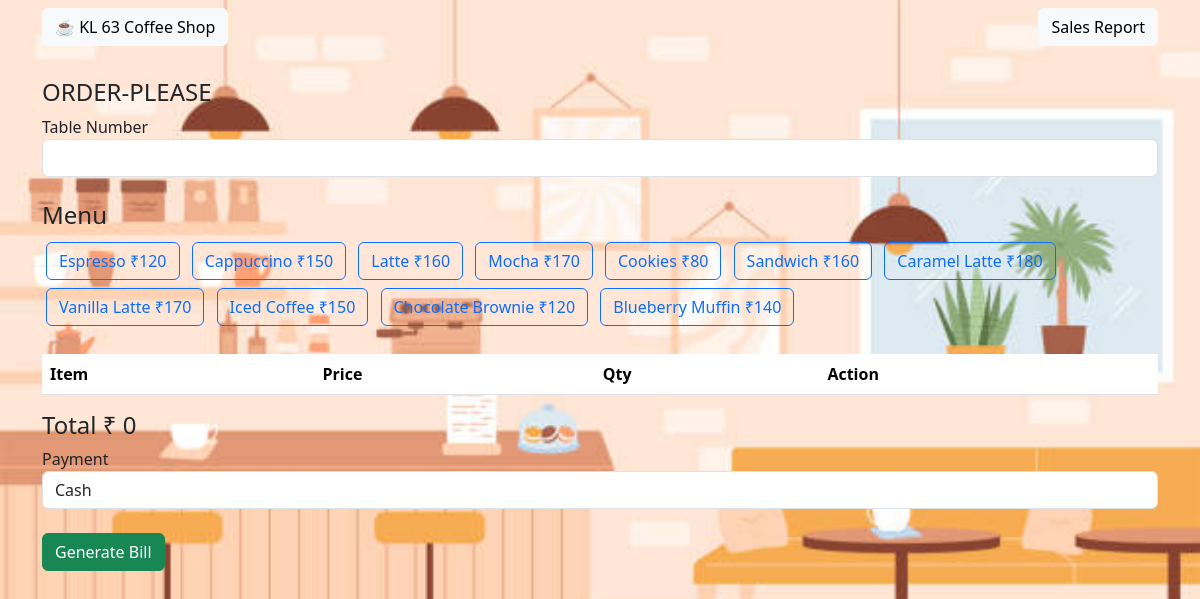
The page / on the database its author committed.
### pos/models.py (models this page shows, shortened)
class Product(models.Model):
    name = models.CharField(max_length=100)
    price = models.IntegerField()
    stock = models.IntegerField()

### pos/views.py (the view, shortened to what this page needs)
# urls.py: path('',include('pos.urls')),
def pos(request):
    products = Product.objects.all()
    return render(request,"pos.html",{"products":products})

### pos/templates/pos.html (shortened to what this page needs)
{% extends 'base.html' %}
{% block content %}
<h4>ORDER-PLEASE</h4>
<form method="POST">
<label>Table Number</label>
<input type="number" name="table" class="form-control">
<br>
<h4>Menu</h4>
{% for product in products %}
<button type="button" class="btn btn-outline-primary m-1"
onclick="addItem('{{product.name}}', {{product.price}}, {{product.id}})">
{{product.name}} ₹{{product.price}}
</button>
{% endfor %}
<br><br>
<table class="table" id="cart">
<tr>
<th>Item</th>
<th>Price</th>
<th>Qty</th>
<th>Action</th>
</tr>
</table>
<h4>Total ₹ <span id="total">0</span></h4>
<label>Payment</label>
<select name="payment" class="form-control">
<option>Cash</option>
</select>
<br>
<button type="submit" class="btn btn-success">
Generate Bill
</button>
</form>
{% endblock %}

### pos/templates/base.html (shortened to what this page needs)
{% load static %}
<!DOCTYPE html>
<html>
<head>
<link href="https://cdn.jsdelivr.net/npm/bootstrap@5.3.2/dist/css/bootstrap.min.css" rel="stylesheet">
</head>
<body>
<nav class="navbar navbar-dark bg-yellow">
<div class="container">
<a class="btn btn-light" href="/">☕ KL 63 Coffee Shop</a>
<a class="btn btn-light" href="/report/">Sales Report</a>
</div>
</nav>
<div class="container mt-4">
{% block content %}
{% endblock %}
</div>
</body>
</html>

### rows shown on the page
Product: name "Espresso", price "120"
Product: name "Cappuccino", price "150"
Product: name "Latte", price "160"
Product: name "Mocha", price "170"
Product: name "Cookies", price "80"
Product: name "Sandwich", price "160"
Product: name "Caramel Latte", price "180"
Product: name "Vanilla Latte", price "170"
Product: name "Iced Coffee", price "150"
Product: name "Chocolate Brownie", price "120"
Product: name "Blueberry Muffin", price "140"
